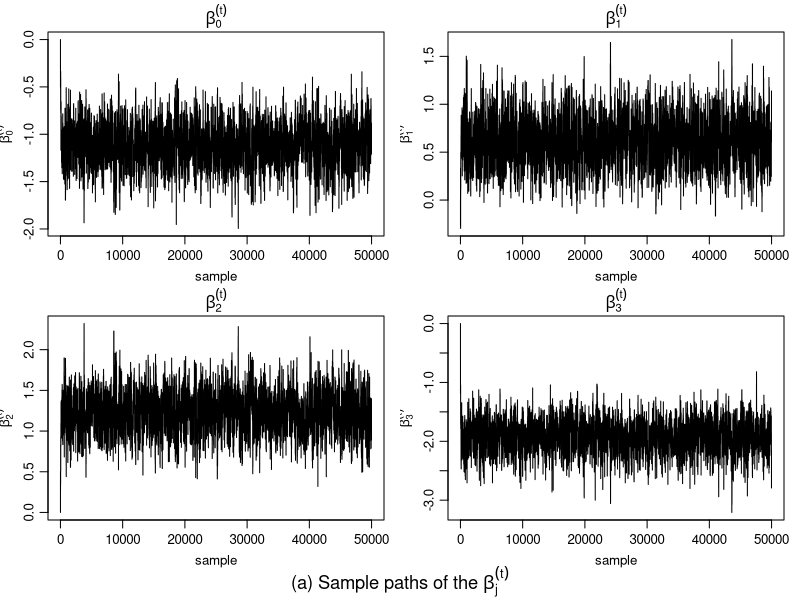
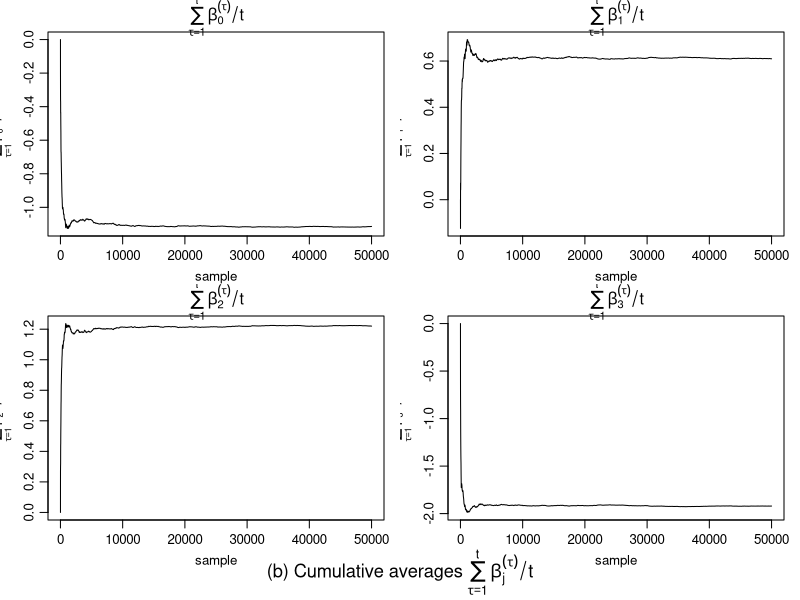
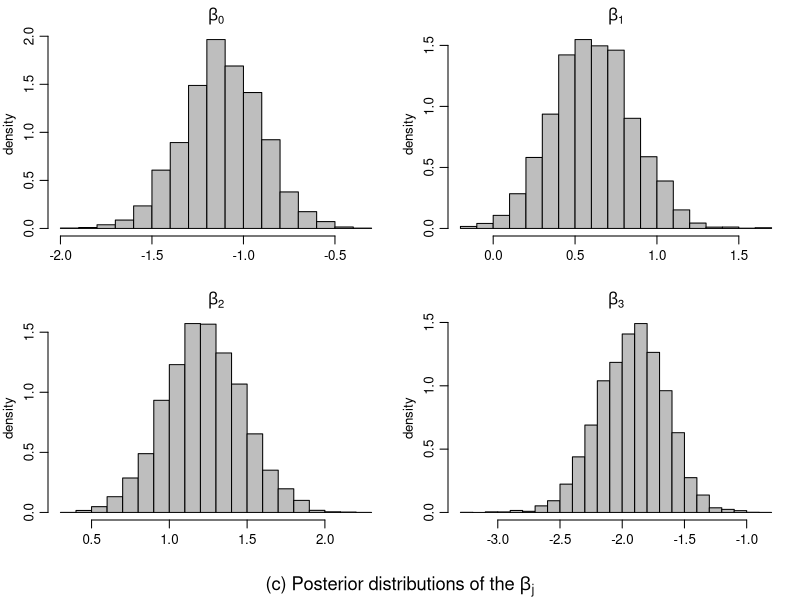

R code for these plots, in order: (Note: this script raises an error after producing the figures.)
## ---- chunk 1
Sys.setenv(FONTCONFIG_PATH = "C:/Users/admin/AppData/Roaming/TinyTeX/tlpkg/tlpostcode/xetex/conf")
options(htmltools.dir.version = FALSE)
knitr::opts_chunk$set(dev = "cairo_pdf")
library(ggplot2)
library(MASS)
knitr::opts_chunk$set(
  dev = "cairo_pdf",
  comment = "",        # 全局去掉 ## 前缀
  collapse = TRUE,     # 全局合并代码和输出框
  message = FALSE,     # 全局屏蔽包加载信息
  warning = FALSE,     # 全局屏蔽警告
  fig.align = "center" # 全局让所有图片居中
)
## ---- chunk 2
y <- c(11, 1, 0, 23, 28, 0, 8)     # Number of births with infection
n <- c(98, 18, 2, 26, 58, 9, 40)   # total
z1 <- c(1, 0, 0, 1, 0, 1, 0)       # planned
z2 <- c(1, 1, 0, 1, 1, 0, 0)       # risk factors
z3 <- c(1, 1, 1, 0, 0, 0, 0)       # antibiotics
Z <- cbind(1, z1, z2, z3)
## ---- chunk 3
# posterior density
log_posterior <- function(beta, y, n, Z, lambda = 0) {
  eta <- as.vector(Z %*% beta) # z_i' * beta
  p <- pnorm(eta) # 计算标准正态分布的累积分布函数 Phi(z_i' * beta)
  p <- pmax(pmin(p, 1 - 1e-10), 1e-10) # 避免 p=0 或 p=1 
  log_lik <- sum(y * log(p) + (n - y) * log(1 - p))
  log_prior <- - (lambda / 2) * sum(beta^2)
  return(log_lik + log_prior)
}
## ---- chunk 4
n_iter <- 50000       # 总次数
burn_in <- 10000      # 丢弃前 10000 次 

run_rwm <- function(Sigma, n_iter, burn_in, y, n, Z, beta_init = rep(0, 4), seed = 42) {
  set.seed(seed)
  beta_chain <- matrix(0, nrow = n_iter, ncol = length(beta_init))
  beta_current <- beta_init
  accept_count <- 0
  
  for (t in 1:n_iter) {
    beta_prop <- mvrnorm(1, mu = beta_current, Sigma = Sigma) # 生成候选值
    log_p_prop <- log_posterior(beta_prop, y, n, Z)
    log_p_curr <- log_posterior(beta_current, y, n, Z)
    log_alpha <- log_p_prop - log_p_curr # 接受概率
    
    if (log(runif(1)) < log_alpha) {
      beta_current <- beta_prop
      accept_count <- accept_count + 1
    } # 接受的情况
    
    beta_chain[t, ] <- beta_current
  }
  
  beta_samples <- beta_chain[(burn_in + 1):n_iter, ] # 丢弃 burn in
  
  list(
    beta_chain = beta_chain,
    beta_samples = beta_samples,
    post_mean = colMeans(beta_samples),
    ci_lower = apply(beta_samples, 2, quantile, probs = 0.025),
    ci_upper = apply(beta_samples, 2, quantile, probs = 0.975),
    accept_count = accept_count,
    acceptance_rate = accept_count / n_iter
  )
}

Sigma <- 0.08 * diag(4) #
rwm_result <- run_rwm(Sigma, n_iter, burn_in, y, n, Z)
beta_chain <- rwm_result$beta_chain
beta_samples <- rwm_result$beta_samples
post_mean <- rwm_result$post_mean
ci_lower <- rwm_result$ci_lower
ci_upper <- rwm_result$ci_upper
accept_count <- rwm_result$accept_count
## ---- chunk 5
# 接受率
cat("Acceptance rate:", rwm_result$acceptance_rate * 100, "%\n\n") 
## ---- chunk 6
correlation1 <- numeric(4)
names(correlation1) <- paste0("beta", 0:3)

for (j in 1:4) {
  correlation1[j] <- cor(
    beta_samples[-nrow(beta_samples), j],
    beta_samples[-1, j]
  )
}
correlation1 # autocorrelation
## ---- chunk 7
results <- data.frame(
  Parameter = c("intercept (beta0)", "planned (beta1)", "risk factors (beta2)", "antibiotics (beta3)"),
  Posterior_Mean = round(post_mean, 4),
  CI_2.5 = round(ci_lower, 4),
  CI_97.5 = round(ci_upper, 4)
)
print(results) # 后验均值和 95% 置信区间
## ---- chunk 8
png("sample_paths.png", width = 1200, height = 800, res = 180)
par(mfrow = c(2, 2), mar = c(3, 3, 2, 1), oma = c(2, 0, 0, 0), mgp = c(2, 0.7, 0), cex = 0.8)
for (j in 1:4) {
  plot(
    beta_chain[, j],
    type = "l",
    col = "black",
    xlab = "sample",
    ylab = bquote(beta[.(j - 1)]^{(t)}),
    main = bquote(beta[.(j - 1)]^{(t)})
  )
}
mtext(
  expression("(a) Sample paths of the " * beta[j]^{(t)}),
  side = 1,
  line = 1,
  outer = TRUE,
  cex = 1.1
)
invisible(dev.off())

cum_avg <- apply(beta_chain, 2, cumsum) / seq_len(n_iter)

png("cumulative_averages.png", width = 1200, height = 800, res = 180)
par(mfrow = c(2, 2), mar = c(3, 3, 2, 1), oma = c(2, 0, 0, 0), mgp = c(2, 0.7, 0), cex = 0.8)
for (j in 1:4) {
  plot(
    cum_avg[, j],
    type = "l",
    col = "black",
    xlab = "sample",
    ylab = bquote(sum(beta[.(j - 1)]^{(tau)}, tau == 1, t) / t),
    main = bquote(sum(beta[.(j - 1)]^{(tau)}, tau == 1, t) / t)
  )
}
mtext(
  expression("(b) Cumulative averages " * sum(beta[j]^{(tau)}, tau == 1, t) / t),
  side = 1,
  line = 1,
  outer = TRUE,
  cex = 1.1
)
invisible(dev.off())

png("posterior_distributions.png", width = 1200, height = 800, res = 180)
par(mfrow = c(2, 2), mar = c(3, 3, 2, 1), oma = c(2, 0, 0, 0), mgp = c(2, 0.7, 0), cex = 0.8)
for (j in 1:4) {
  hist(
    beta_samples[, j],
    breaks = 20,
    freq = FALSE,
    col = "gray",
    border = "black",
    xlab = "",
    ylab = "density",
    main = bquote(beta[.(j - 1)])
  )
}
mtext(
  expression("(c) Posterior distributions of the " * beta[j]),
  side = 1,
  line = 1,
  outer = TRUE,
  cex = 1.1
)
invisible(dev.off())

knitr::include_graphics(c(
  "sample_paths.png",
  "cumulative_averages.png",
  "posterior_distributions.png"
))
## ---- chunk 9
probit_glm <- glm(cbind(y, n - y) ~ z1 + z2 + z3, family = binomial(link = "probit"))
eta_hat <- as.vector(Z %*% coef(probit_glm))
p_hat <- pnorm(eta_hat)
phi_hat <- dnorm(eta_hat)
D <- diag(as.vector(n * phi_hat^2 / (p_hat * (1 - p_hat))))
Sigma_new <- solve(t(Z) %*% D %*% Z)
scale_factor <- (det(Sigma) / det(Sigma_new))^(1 / 4) # Scale to match determinants
Sigma_new <- scale_factor * Sigma_new
round(Sigma_new, 4) # 新的 Sigma
## ---- chunk 10
rwm_result_new <- run_rwm(Sigma_new, n_iter, burn_in, y, n, Z)
beta_chain_new <- rwm_result_new$beta_chain
beta_samples_new <- rwm_result_new$beta_samples
post_mean_new <- rwm_result_new$post_mean
ci_lower_new <- rwm_result_new$ci_lower
ci_upper_new <- rwm_result_new$ci_upper
accept_count_new <- rwm_result_new$accept_count
# 新的接受率
cat("Acceptance rate with new Sigma:", rwm_result_new$acceptance_rate * 100, "%\n\n") 
## ---- chunk 11
correlation_new <- numeric(4)
names(correlation_new) <- paste0("beta", 0:3)

for (j in 1:4) {
  correlation_new[j] <- cor(
    beta_samples_new[-nrow(beta_samples_new), j],
    beta_samples_new[-1, j]
  )
}
correlation_new # autocorrelation with new Sigma
## ---- chunk 12
comparison_sigma <- data.frame(
  Proposal = c("$\\Sigma = 0.08 \\times I$", "$\\Sigma = 2(Z' D Z)^{-1}$"),
  Acceptance_Rate = round(
    c(rwm_result$acceptance_rate, rwm_result_new$acceptance_rate),
    4
  ),
  beta0 = round(c(correlation1["beta0"], correlation_new["beta0"]), 4),
  beta1 = round(c(correlation1["beta1"], correlation_new["beta1"]), 4),
  beta2 = round(c(correlation1["beta2"], correlation_new["beta2"]), 4),
  beta3 = round(c(correlation1["beta3"], correlation_new["beta3"]), 4)
)

knitr::kable(
  comparison_sigma,
  caption = "Comparison for two proposal distributions"
)
